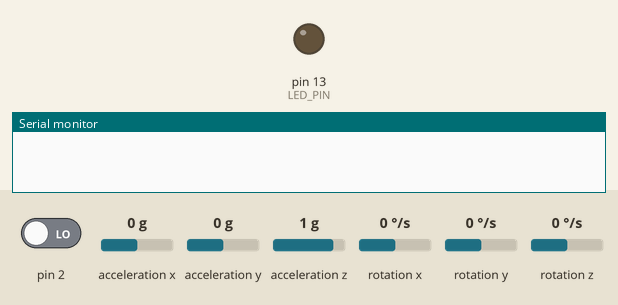
A sketch run on a simulated Arduino Uno, built with avr-gcc and run on an emulated ATmega328P. On the bench: output pins drawn as LEDs (lit = HIGH), the last lines printed to the serial monitor. Dashed ring = blinking. The test bench sets the inputs (shaded band); at power-on: acceleration z 1 g, acceleration x 0 g, acceleration y 0 g, rotation z 0 °/s, pin 2 LOW, rotation x 0 °/s, rotation y 0 °/s. The sensor or clock chip raises its interrupt line as the real part does.

Above: at 0.1 s.
At 2.2 s:
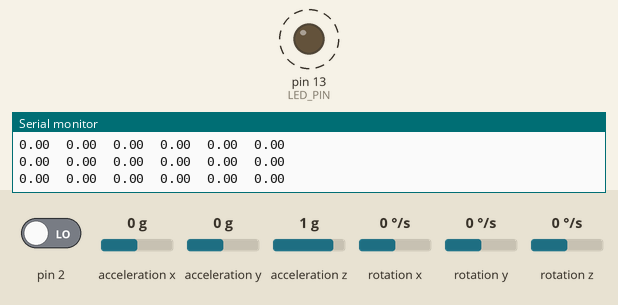
2.3 s: acceleration z set to -1.4 g
5.3 s: acceleration x set to 0.8 g
8.3 s: acceleration y set to -1.4 g
11.3 s: rotation z set to 192 °/s
14.3 s: acceleration x set to -1.4 g
Timing chart, 0 to 27.3 s (numbered marks = the images above; inputs shaded):
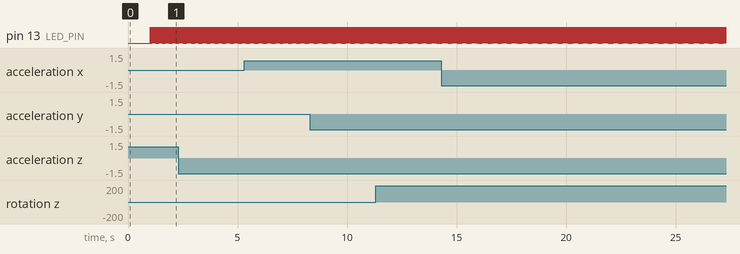

The sketch:

MEMS_sensorsI2C.ino
```cpp
// I2Cdev and MPU6050 must be installed as libraries, or else the .cpp/.h files
// for both classes must be in the include path of your project
#include "I2Cdev.h"
#include "SPI.h"
#include "MPU6050_6Axis_MotionApps20.h"
#if I2CDEV_IMPLEMENTATION == I2CDEV_ARDUINO_WIRE
    #include "Wire.h"
#endif
MPU6050 mpu1;
MPU6050 mpu2(0x69); // <-- use for AD0 high

#define OUTPUT_READABLE_YAWPITCHROLL

#define LED_PIN 13 // (Arduino is 13, Teensy is 11, Teensy++ is 6)
bool blinkState = false;

// MPU control/status vars
bool dmpReady1 = false;  // set true if DMP init was successful
uint8_t mpuIntStatus1;   // holds actual interrupt status byte from MPU
uint8_t devStatus;      // return status after each device operation (0 = success, !0 = error)
uint16_t packetSize1;    // expected DMP packet size (default is 42 bytes)
uint16_t packetSize2;
uint16_t fifoCount1;     // count of all bytes currently in FIFO
uint8_t fifoBuffer1[64]; // FIFO storage buffer


bool dmpReady2 = false;  // set true if DMP init was successful
uint8_t mpuIntStatus2;   // holds actual interrupt status byte from MPU
uint16_t fifoCount2;     // count of all bytes currently in FIFO
uint8_t fifoBuffer2[64]; // FIFO storage buffer
int zero_detect1,zero_detect2;
// orientation/motion vars
Quaternion q;           // [w, x, y, z]         quaternion container
VectorInt16 aa;         // [x, y, z]            accel sensor measurements
VectorInt16 aaReal;     // [x, y, z]            gravity-free accel sensor measurements
VectorInt16 aaWorld;    // [x, y, z]            world-frame accel sensor measurements
VectorFloat gravity;    // [x, y, z]            gravity vector
float euler[3];         // [psi, theta, phi]    Euler angle container
float ypr[3];           // [yaw, pitch, roll]   yaw/pitch/roll container and gravity vector
float ypr2[3];
// packet structure for InvenSense teapot demo
uint8_t teapotPacket[14] = { '$', 0x02, 0,0, 0,0, 0,0, 0,0, 0x00, 0x00, '\r', '\n' };
bool TurnOnZI1 = false;


// ================================================================
// ===               INTERRUPT DETECTION ROUTINE                ===
// ================================================================

volatile bool mpuInterrupt = false;     // indicates whether MPU interrupt pin has gone high
void dmpDataReady() {
    mpuInterrupt = true;
}


void setup() {
    // join I2C bus (I2Cdev library doesn't do this automatically)
    #if I2CDEV_IMPLEMENTATION == I2CDEV_ARDUINO_WIRE
        Wire.begin();
        TWBR = 24; // 400kHz I2C clock (200kHz if CPU is 8MHz). Comment this line if having compilation difficulties with TWBR.
    #elif I2CDEV_IMPLEMENTATION == I2CDEV_BUILTIN_FASTWIRE
        Fastwire::setup(400, true);
    #endif

    Serial.begin(38400);

    mpu1.initialize();
    mpu2.initialize();

    // verify connection
   /*
    mpu1.setAccelerometerPowerOnDelay(3);
    mpu1.setIntZeroMotionEnabled(TurnOnZI1);
    mpu1.setMotionDetectionThreshold(2);
        mpu1.setDHPFMode(1);

    mpu1.setZeroMotionDetectionThreshold(2);
    mpu1.setMotionDetectionDuration(40);
    mpu1.setZeroMotionDetectionDuration(1);
        mpu2.setDHPFMode(1);

    mpu2.setAccelerometerPowerOnDelay(3);
    mpu2.setIntZeroMotionEnabled(TurnOnZI1);
    mpu2.setMotionDetectionThreshold(2);
    mpu2.setZeroMotionDetectionThreshold(2);
    mpu2.setMotionDetectionDuration(40);
    mpu2.setZeroMotionDetectionDuration(1);
    */// wait for ready
    while (Serial.available() && Serial.read()); // empty buffer
    //while (!Serial.available());                 // wait for data
    while (Serial.available() && Serial.read()); // empty buffer again

    // load and configure the DMP
    devStatus = mpu1.dmpInitialize();
    devStatus = mpu2.dmpInitialize();

    // supply your own gyro offsets here, scaled for min sensitivity
/*    mpu1.setXGyroOffset(220);
    mpu1.setYGyroOffset(76);
    mpu1.setZGyroOffset(-85);
    mpu1.setZAccelOffset(1788); // 1688 factory default for my test chip
   mpu2.setXGyroOffset(220);
    mpu2.setYGyroOffset(76);
    mpu2.setZGyroOffset(-85);
    mpu2.setZAccelOffset(1788);
  */  // make sure it worked (returns 0 if so)
    if (devStatus == 0) {
        // turn on the DMP, now that it's ready
        mpu1.setDMPEnabled(true);

        // enable Arduino interrupt detection
        attachInterrupt(0, dmpDataReady, RISING);
        mpuIntStatus1 = mpu1.getIntStatus();

        // set our DMP Ready flag so the main loop() function knows it's okay to use it
        dmpReady1 = true;

        // get expected DMP packet size for later comparison
        packetSize1 = mpu1.dmpGetFIFOPacketSize();
          mpu2.setDMPEnabled(true);

        // enable Arduino interrupt detection
        attachInterrupt(0, dmpDataReady, RISING);
        mpuIntStatus2 = mpu2.getIntStatus();

        // set our DMP Ready flag so the main loop() function knows it's okay to use it
        dmpReady2 = true;

        // get expected DMP packet size for later comparison
        packetSize2 = mpu2.dmpGetFIFOPacketSize();
    } else {
        // ERROR!
        // 1 = initial memory load failed
        // 2 = DMP configuration updates failed
        // (if it's going to break, usually the code will be 1)

    }

    // configure LED for output
    pinMode(LED_PIN, OUTPUT);
}


// ================================================================
// ===                    MAIN PROGRAM LOOP                     ===
// ================================================================

void loop() {
    // if programming failed, don't try to do anything
  //  zero_detect1 = mpu1.getIntMotionStatus();
   //zero_detect2 = mpu2.getIntMotionStatus();
    if (!dmpReady1) return;

    mpuInterrupt = false;
    mpuIntStatus1 = mpu1.getIntStatus();

    // get current FIFO count
    fifoCount1 = mpu1.getFIFOCount();
fifoCount2 = mpu2.getFIFOCount();

    // check for overflow (this should never happen unless our code is too inefficient)
    if ((mpuIntStatus1 & 0x10) || fifoCount1 == 1024) {
        // reset so we can continue cleanly
        mpu1.resetFIFO();

    // otherwise, check for DMP data ready interrupt (this should happen frequently)
    } else if (mpuIntStatus1 & 0x02) {
        // wait for correct available data length, should be a VERY short wait
        while (fifoCount1 < packetSize1) fifoCount1 = mpu1.getFIFOCount();

        // read a packet from FIFO
        mpu1.getFIFOBytes(fifoBuffer1, packetSize1);

        // track FIFO count here in case there is > 1 packet available
        // (this lets us immediately read more without waiting for an interrupt)
        fifoCount1 -= packetSize1;


        #ifdef OUTPUT_READABLE_YAWPITCHROLL
            // display Euler angles in degrees
            mpu1.dmpGetQuaternion(&q, fifoBuffer1);
            mpu1.dmpGetGravity(&gravity, &q);
            mpu1.dmpGetYawPitchRoll(ypr, &q, &gravity);


            //Serial.print("\t");
            //Serial.println(zero_detect1);
        #endif


        // blink LED to indicate activity
        blinkState = !blinkState;
        digitalWrite(LED_PIN, blinkState);


    }
    if (!dmpReady2) return;

    mpuInterrupt = false;
    mpuIntStatus2 = mpu2.getIntStatus();

    // get current FIFO count
    fifoCount2 = mpu2.getFIFOCount();

    // check for overflow (this should never happen unless our code is too inefficient)
    if ((mpuIntStatus2 & 0x10) || fifoCount2 == 1024) {
        // reset so we can continue cleanly
        mpu2.resetFIFO();

    // otherwise, check for DMP data ready interrupt (this should happen frequently)
    } else if (mpuIntStatus2 & 0x02) {
        // wait for correct available data length, should be a VERY short wait
        while (fifoCount2 < packetSize2) fifoCount2 = mpu2.getFIFOCount();

        // read a packet from FIFO
        mpu2.getFIFOBytes(fifoBuffer2, packetSize2);

        // track FIFO count here in case there is > 1 packet available
        // (this lets us immediately read more without waiting for an interrupt)
        fifoCount2 -= packetSize2;


        #ifdef OUTPUT_READABLE_YAWPITCHROLL
            // display Euler angles in degrees
            mpu2.dmpGetQuaternion(&q, fifoBuffer2);
            mpu2.dmpGetGravity(&gravity, &q);
            mpu2.dmpGetYawPitchRoll(ypr2, &q, &gravity);
             //Serial.print("");
            Serial.print(ypr[0] * 180/M_PI);
            Serial.print("\t");
            Serial.print(ypr[1] * 180/M_PI);
            Serial.print("\t");
            Serial.print(ypr[2] * 180/M_PI);
            Serial.print("\t");
            Serial.print(ypr2[0] * 180/M_PI);
            Serial.print("\t");
            Serial.print(ypr2[1] * 180/M_PI);
            Serial.print("\t");
            Serial.println(ypr2[2] * 180/M_PI);
           // Serial.print("\t");
           // Serial.println(zero_detect2);
        #endif


        // blink LED to indicate activity
        blinkState = !blinkState;
        digitalWrite(LED_PIN, blinkState);


    }


}
```

Measured:
- by itself, pin 13 (LED_PIN): alternates HIGH for 0.01 s and LOW for 0.01 s
